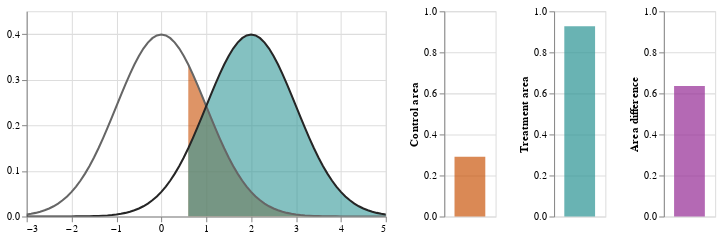

Notebook code for this chart:
### Markdown cell above
### Treatment vs static Control group

### Code cell
xmin = -3
xmax = 5

c_width = 1.0
t_width = 1.0

t_center_slider = alt.binding_range(min=xmin, max=xmax, step=inc, name='Treatment center:')
t_center_selector = alt.selection_single(name="TCenter", fields=['center'],
                                bind=t_center_slider, init={'center': 2})

thresh_slider = alt.binding_range(min=xmin, max=xmax, step=inc, name='Responder threshold:')
thresh_selector = alt.selection_single(name="Threshold", fields=['threshold'],
                                bind=thresh_slider, init={'threshold': 0.5})

base = alt.Chart(df).transform_calculate(
    c_y = (1.0/(alt.expr.sqrt(2*alt.expr.PI)*c_width))*alt.expr.exp(-0.5*(pow((alt.datum.x - 0.0)/c_width,2))),
    t_y = (1.0/(alt.expr.sqrt(2*alt.expr.PI)*t_width))*alt.expr.exp(-0.5*(pow((alt.datum.x - t_center_selector.center)/t_width,2))),
    c_yn = inc*alt.datum.c_y,
    t_yn = inc*alt.datum.t_y
)

c_gauss_base = base.encode(
    x = alt.X('x:Q', scale=alt.Scale(domain=[xmin,xmax]), title=''),
    y = alt.Y('c_y:Q', title='')
)
c_line = c_gauss_base.mark_line(color='#666666',clip=True).add_selection(
    thresh_selector, 
    t_center_selector
)
c_area = c_gauss_base.mark_area(color='#C84E0099',clip=True).transform_filter( alt.datum.x >= thresh_selector.threshold )

t_gauss_base = base.encode(
    x = alt.X('x:Q', scale=alt.Scale(domain=[xmin,xmax]), title=''),
    y = alt.Y('t_y:Q', scale=alt.Scale(domain=[0,0.45]), title='')
)
t_line = t_gauss_base.mark_line(color='#262626',clip=True)
t_area = t_gauss_base.mark_area(color='#33989899',clip=True).transform_filter( alt.datum.x >= thresh_selector.threshold )

c_bar = base.mark_bar(size=30, color='#C84E00AA').encode(
    y = alt.Y('sum(c_yn):Q', scale=alt.Scale(domain=(0, 1)), title='Control area')
).transform_filter( alt.datum.x >= thresh_selector.threshold )
t_bar = base.mark_bar(size=30, color='#339898BB').encode(
    y = alt.Y('sum(t_yn):Q', scale=alt.Scale(domain=(0, 1)), title='Treatment area')
).transform_filter( alt.datum.x >= thresh_selector.threshold )
diff_bar = base.mark_bar(size=30, color='#993399BB').encode(
    y = alt.Y('sum(tc_diff):Q', scale=alt.Scale(domain=(0, 1)), title='Area difference')
).transform_filter( alt.datum.x >= thresh_selector.threshold ).transform_calculate(
    tc_diff = alt.datum.t_yn - alt.datum.c_yn
)

diff_combo = (c_area + t_area + c_line + t_line).properties(height = 200, width=350) | \
        c_bar.properties(height = 200, width=50) | \
        t_bar.properties(height = 200, width=50) | \
        diff_bar.properties(height = 200, width=50)

diff_combo

### Figure 1 — Vega-Lite specification as saved in the notebook (floating-point values rounded to 4 significant figures; data arrays with more than 128 entries replaced by an {"elided": "..."} marker saying what was removed)
{"config": {"view": {"continuousWidth": 400, "continuousHeight": 300}}, "hconcat": [{"layer": [{"mark": {"type": "area", "clip": true, "color": "#C84E0099"}, "encoding": {"x": {"type": "quantitative", "field": "x", "scale": {"domain": [-3, 5]}, "title": ""}, "y": {"type": "quantitative", "field": "c_y", "title": ""}}, "transform": [{"calculate": "((1.0 / (sqrt((2 * PI)) * 1.0)) * exp((-0.5 * pow(((datum.x - 0.0) / 1.0),2))))", "as": "c_y"}, {"calculate": "((1.0 / (sqrt((2 * PI)) * 1.0)) * exp((-0.5 * pow(((datum.x - TCenter.center) / 1.0),2))))", "as": "t_y"}, {"calculate": "(0.1 * datum.c_y)", "as": "c_yn"}, {"calculate": "(0.1 * datum.t_y)", "as": "t_yn"}, {"filter": "(datum.x >= Threshold.threshold)"}]}, {"mark": {"type": "area", "clip": true, "color": "#33989899"}, "encoding": {"x": {"type": "quantitative", "field": "x", "scale": {"domain": [-3, 5]}, "title": ""}, "y": {"type": "quantitative", "field": "t_y", "scale": {"domain": [0, 0.45]}, "title": ""}}, "transform": [{"calculate": "((1.0 / (sqrt((2 * PI)) * 1.0)) * exp((-0.5 * pow(((datum.x - 0.0) / 1.0),2))))", "as": "c_y"}, {"calculate": "((1.0 / (sqrt((2 * PI)) * 1.0)) * exp((-0.5 * pow(((datum.x - TCenter.center) / 1.0),2))))", "as": "t_y"}, {"calculate": "(0.1 * datum.c_y)", "as": "c_yn"}, {"calculate": "(0.1 * datum.t_y)", "as": "t_yn"}, {"filter": "(datum.x >= Threshold.threshold)"}]}, {"mark": {"type": "line", "clip": true, "color": "#666666"}, "encoding": {"x": {"type": "quantitative", "field": "x", "scale": {"domain": [-3, 5]}, "title": ""}, "y": {"type": "quantitative", "field": "c_y", "title": ""}}, "selection": {"Threshold": {"type": "single", "fields": ["threshold"], "bind": {"input": "range", "max": 5, "min": -3, "name": "Responder threshold:", "step": 0.1}, "init": {"threshold": 0.5}}, "TCenter": {"type": "single", "fields": ["center"], "bind": {"input": "range", "max": 5, "min": -3, "name": "Treatment center:", "step": 0.1}, "init": {"center": 2}}}, "transform": [{"calculate": "((1.0 / (sqrt((2 * PI)) * 1.0)) * exp((-0.5 * pow(((datum.x - 0.0) / 1.0),2))))", "as": "c_y"}, {"calculate": "((1.0 / (sqrt((2 * PI)) * 1.0)) * exp((-0.5 * pow(((datum.x - TCenter.center) / 1.0),2))))", "as": "t_y"}, {"calculate": "(0.1 * datum.c_y)", "as": "c_yn"}, {"calculate": "(0.1 * datum.t_y)", "as": "t_yn"}]}, {"mark": {"type": "line", "clip": true, "color": "#262626"}, "encoding": {"x": {"type": "quantitative", "field": "x", "scale": {"domain": [-3, 5]}, "title": ""}, "y": {"type": "quantitative", "field": "t_y", "scale": {"domain": [0, 0.45]}, "title": ""}}, "transform": [{"calculate": "((1.0 / (sqrt((2 * PI)) * 1.0)) * exp((-0.5 * pow(((datum.x - 0.0) / 1.0),2))))", "as": "c_y"}, {"calculate": "((1.0 / (sqrt((2 * PI)) * 1.0)) * exp((-0.5 * pow(((datum.x - TCenter.center) / 1.0),2))))", "as": "t_y"}, {"calculate": "(0.1 * datum.c_y)", "as": "c_yn"}, {"calculate": "(0.1 * datum.t_y)", "as": "t_yn"}]}], "height": 200, "width": 350}, {"mark": {"type": "bar", "color": "#C84E00AA", "size": 30}, "encoding": {"y": {"type": "quantitative", "aggregate": "sum", "field": "c_yn", "scale": {"domain": [0, 1]}, "title": "Control area"}}, "height": 200, "transform": [{"calculate": "((1.0 / (sqrt((2 * PI)) * 1.0)) * exp((-0.5 * pow(((datum.x - 0.0) / 1.0),2))))", "as": "c_y"}, {"calculate": "((1.0 / (sqrt((2 * PI)) * 1.0)) * exp((-0.5 * pow(((datum.x - TCenter.center) / 1.0),2))))", "as": "t_y"}, {"calculate": "(0.1 * datum.c_y)", "as": "c_yn"}, {"calculate": "(0.1 * datum.t_y)", "as": "t_yn"}, {"filter": "(datum.x >= Threshold.threshold)"}], "width": 50}, {"mark": {"type": "bar", "color": "#339898BB", "size": 30}, "encoding": {"y": {"type": "quantitative", "aggregate": "sum", "field": "t_yn", "scale": {"domain": [0, 1]}, "title": "Treatment area"}}, "height": 200, "transform": [{"calculate": "((1.0 / (sqrt((2 * PI)) * 1.0)) * exp((-0.5 * pow(((datum.x - 0.0) / 1.0),2))))", "as": "c_y"}, {"calculate": "((1.0 / (sqrt((2 * PI)) * 1.0)) * exp((-0.5 * pow(((datum.x - TCenter.center) / 1.0),2))))", "as": "t_y"}, {"calculate": "(0.1 * datum.c_y)", "as": "c_yn"}, {"calculate": "(0.1 * datum.t_y)", "as": "t_yn"}, {"filter": "(datum.x >= Threshold.threshold)"}], "width": 50}, {"mark": {"type": "bar", "color": "#993399BB", "size": 30}, "encoding": {"y": {"type": "quantitative", "aggregate": "sum", "field": "tc_diff", "scale": {"domain": [0, 1]}, "title": "Area difference"}}, "height": 200, "transform": [{"calculate": "((1.0 / (sqrt((2 * PI)) * 1.0)) * exp((-0.5 * pow(((datum.x - 0.0) / 1.0),2))))", "as": "c_y"}, {"calculate": "((1.0 / (sqrt((2 * PI)) * 1.0)) * exp((-0.5 * pow(((datum.x - TCenter.center) / 1.0),2))))", "as": "t_y"}, {"calculate": "(0.1 * datum.c_y)", "as": "c_yn"}, {"calculate": "(0.1 * datum.t_y)", "as": "t_yn"}, {"filter": "(datum.x >= Threshold.threshold)"}, {"calculate": "(datum.t_yn - datum.c_yn)", "as": "tc_diff"}], "width": 50}], "data": {"name": "data-51ae1ed5cb2212e7b4639c38a9c226e2"}, "$schema": "https://vega.github.io/schema/vega-lite/v4.8.1.json", "datasets": {"data-51ae1ed5cb2212e7b4639c38a9c226e2": {"elided": "301 records"}}}
